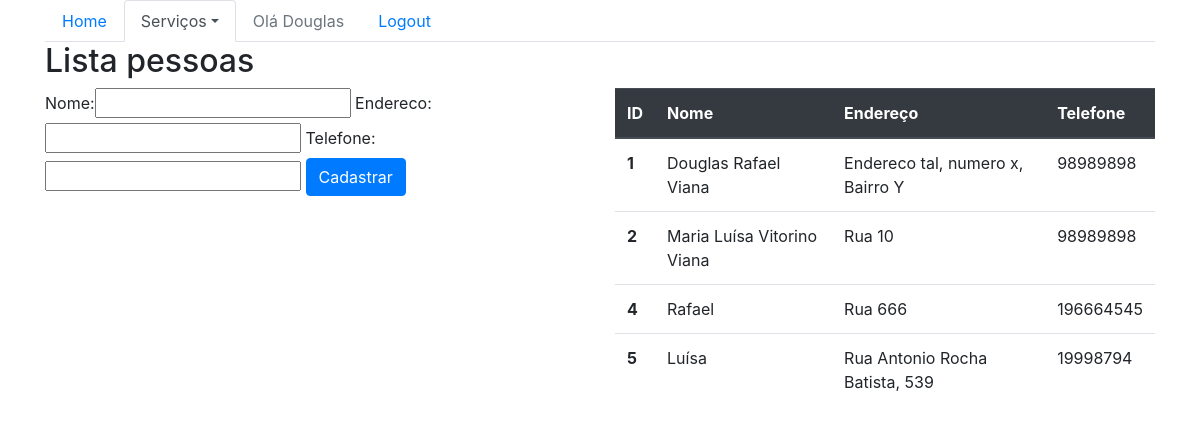
Screenshot of /sistema/pessoas/ (signed in) with the database file from the repository.
### core/models.py (models this page shows, shortened)
class Pessoa(models.Model):
    nome = models.CharField(max_length=100)
    endereco = models.CharField(max_length=200)
    telefone = models.CharField(max_length=20)

### core/views.py (the view)
@login_required(login_url='/accounts/login/')
def lista_pessoas(request):
    pessoas = Pessoa.objects.all()
    form = PessoaForm()
    data = {'pessoas': pessoas, 'form': form}
    return render(request, 'core/lista_pessoas.html', data)

### core/forms.py
class PessoaForm(ModelForm):
    class Meta:
        model = Pessoa
        fields = '__all__'

### core/templates/core/lista_pessoas.html (shortened to what this page needs)
{% extends 'base.html' %}
{% load bootstrap %}
{% block menu %}
    <ul class="nav nav-tabs">
        <li class="nav-item">
            <a class="nav-link" href="{% url 'core_home' %}">Home</a>
        </li>
        <li class="nav-item dropdown">
            <a class="nav-link dropdown-toggle active" data-toggle="dropdown" href="#" role="button" aria-haspopup="true" aria-expanded="false">Serviços</a>
        </li>
        {% if user.is_authenticated %}
            <li class="nav-item">
                <a class="nav-link disabled" href="#">Olá {{ user }}</a>
            </li>
            <li class="nav-item">
                <a class="nav-link" href="{% url 'logout' %}">Logout</a>
            </li>
        {% else %}
            <li class="nav-item">
                <a class="nav-link" href="{% url 'login' %}">Login</a>
            </li>
        {% endif %}
    </ul>
{% endblock %}
{% block main %}
    <div class="row">
        <div class="col-sm-6">
            <h2>Lista pessoas</h2>
        </div>
    </div>
    <div class="row">
        <div class="col-sm-6">
            <form action="{% url 'core_pessoa_novo' %}" method="POST">
                {{ form|bootstrap }}
                <button type="submit" class="btn btn-primary">Cadastrar</button>
            </form>
        </div>
        <div class="col-sm-6">
            <table class="table">
                <thead class="thead-dark">
                    <tr>
                    <th scope="col">ID</th>
                    <th scope="col">Nome</th>
                    <th scope="col">Endereço</th>
                    <th scope="col">Telefone</th>
                    </tr>
                </thead>
                <tbody>
                    {% for pessoa in pessoas %}
                        <tr>
                            <th scope="row">{{ pessoa.id}}</th>
                            <td>{{ pessoa.nome}}</td>
                            <td>{{ pessoa.endereco}}</td>
                            <td>{{ pessoa.telefone}}</td>
                        </tr>
                    {% endfor%}
                </tbody>
            </table>
        </div>
    </div>
{% endblock %}

### rows the page displays
Pessoa: id "1", nome "Douglas Rafael Viana", endereco "Endereco tal, numero x, Bairro Y", telefone "98989898"
Pessoa: id "2", nome "Maria Luísa Vitorino Viana", endereco "Rua 10", telefone "98989898"
Pessoa: id "4", nome "Rafael", endereco "Rua 666", telefone "196664545"
Pessoa: id "5", nome "Luísa", endereco "Rua Antonio Rocha Batista, 539", telefone "19998794"

### other values shown
{{ user }} "Douglas"
